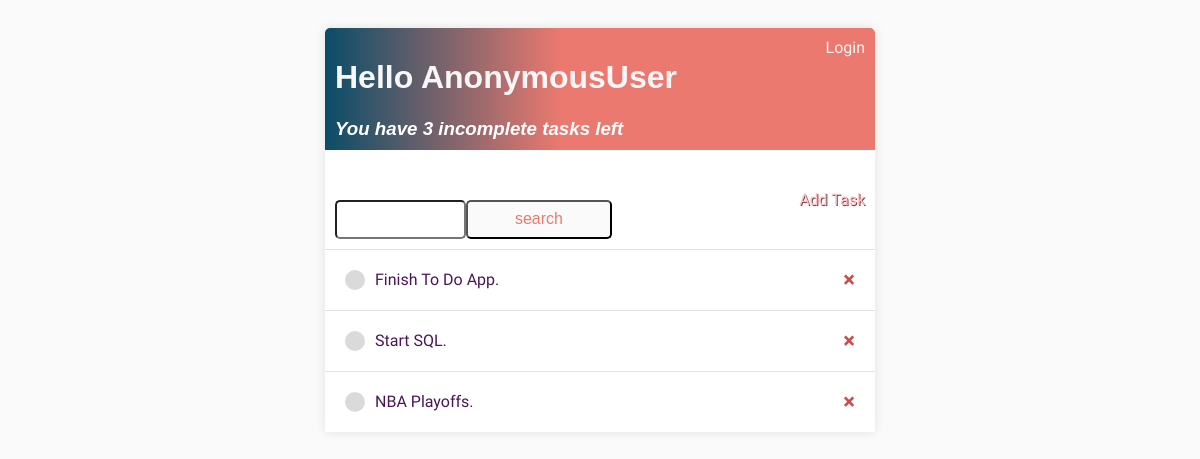
The page /search/ on the database as committed earlier.
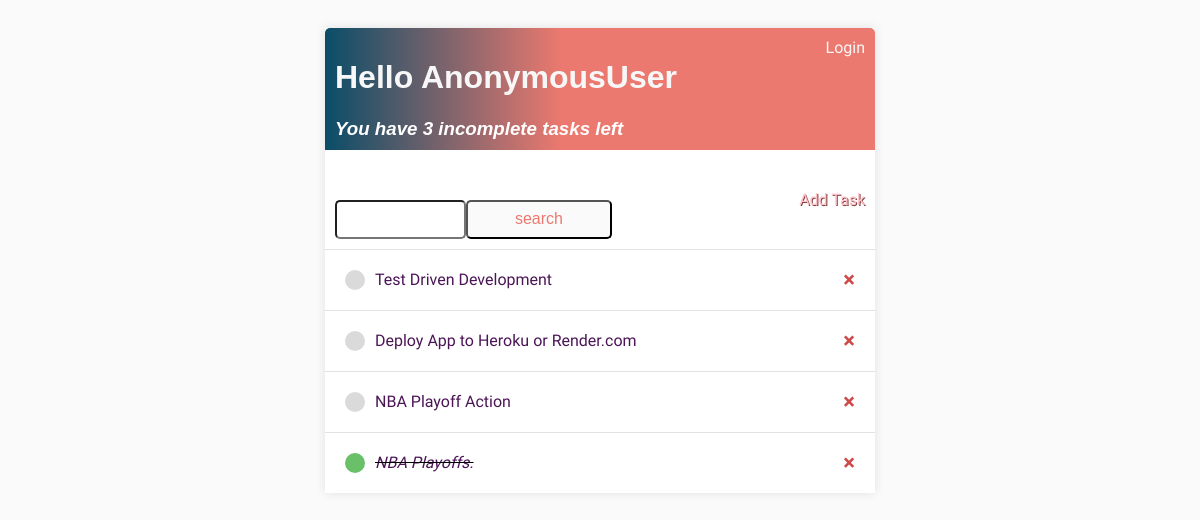
The same page on the database as committed later.
### TaskPro/models.py (models this page shows)
class Task(models.Model):
    user = models.ForeignKey(User, on_delete=models.CASCADE, null=True)
    title = models.TextField(max_length=50)
    description = models.TextField()
    complete = models.BooleanField(default=False)
    created_at = models.DateTimeField(auto_now_add=True)
    due_date = models.DateField()
    def __str__(self):
        return self.title
    class Meta:
        ordering = ['complete']

### TaskPro/views.py (the view)
# urls.py: path('search/', views.search, name='search'),
def search(request):
    search_parameter = request.GET.get('q') if request.GET.get('q') is not None else ''
    tasks = Task.objects.filter(
        Q(title__icontains=search_parameter)
    )
    incomplete_task_count = Task.objects.filter(complete=False).count()
    context = {'tasks': tasks, 'search_parameter': search_parameter, 'incomplete_task_count' : incomplete_task_count}
    return render(request, 'TaskPro/task_list.html', context=context)

### TaskPro/templates/TaskPro/task_list.html (shortened to what this page needs)
{%  extends 'main.html' %}
{% block content %}
    <div class="header">
        <div>
            <h1><a href="{% url 'task-list' %}">Hello {{ request.user }}</a></h1>
            <h3 style="margin:0;"><i>You have {{ incomplete_task_count }} incomplete task{{ incomplete_task_count|pluralize:"s" }}
                left</i></h3>
        </div>
    {% if request.user.is_authenticated %}
        <a href="{% url 'logout' %}">Logout</a>
    {% else %}
        <a href="{% url 'login' %}">Login</a>
    {% endif %}
    </div>
    <div id="search-form">
          <form action="{% url 'search' %}" style="margin-top:20px; display : flex;">
        <input type="text" name="q">
        <input class="button search-btn" type="submit" value="search">
    </form>
        <a class="add-task" href="{% url 'create-task' %}">Add Task</a>
    </div>
        <div class="task-item-wrapper">
              {% for task in tasks %}
            <div class="task-wrapper">
                {% if task.complete %}
                    <div class="task-title">
                        <div class="task-complete-icon"></div>
                            <i><s><a href="{% url 'edit-task' task.id %}">{{ task }}</a></s></i>
                    </div>
                <a class="delete-link" href="{% url 'delete-task' task.id %}">&#215</a>
                {% else %}
                     <div class="task-title">
                        <div class="task-incomplete-icon"></div>
                          <a href="{% url 'edit-task' task.id %}">{{ task }}</a>
                    </div>
                <a class="delete-link" href="{% url 'delete-task' task.id %}">&#215</a>
                {% endif %}
            </div>
            {% endfor %}
        </div>
{% endblock content %}

### TaskPro/templates/main.html (shortened to what this page needs)
<!DOCTYPE html>
<html lang="en">
<head>
    {% load static  %}
    <link rel="stylesheet" href="{% static 'css/style.css'  %}">
</head>
<body>
    <div class="container">
        {% block content %}{% endblock content  %}
</body>
</html>

### TaskPro/static/css/style.css (style rules this page uses)
body { background-color : #FAFAFA; font-family: 'Nunito Sans', sans-serif; padding-top : 20px; }
.container { max-width : 550px; margin : auto; background-color: #fff; box-shadow: 0px 0px 10px rgba(0, 0, 0, 0.1); -webkit-box-shadow: 0px 0px 10px rgba(0, 0, 0, 0.1); }
h1,h2,h3,h4,h5,h6 { font-family : 'Raleway', sans-serif; }
a,p { color: #4b5156; }
.header { display: flex; justify-content : space-between; color: #fff; padding: 10px; border-radius : 5px 5px 0 0; background: linear-gradient(90deg, #0A4D68 0%, #EB796F 43%, #EB796F 100%); }
.header a { color : rgb(247, 247, 247); text-decoration : none; }
.task-wrapper { display : flex; align-items: center; justify-content : space-between; padding: 20px; background-color: #fff; border-top : 1px solid rgb(226, 226, 226); }
.task-title { display : flex; }
.task-title a { text-decoration : none; color : #4b1556; margin-left : 10px; }
.task-complete-icon { height : 20px; width : 20px; background-color : rgb(105, 192, 105); border-radius : 50%; }
.task-incomplete-icon { height : 20px; width : 20px; background-color : rgb(218, 218, 218); border-radius : 50%; }
.delete-link { text-decoration : none; font-weight : 900; color : #cf4949; font-size : 22px; line-height : 0; }
#search-form { display : flex; justify-content : space-between; align-items : center; padding : 10px; }
.add-task { color : #FFC0CB; text-decoration : none; text-shadow : 1px 1px #81413b; }
input[type=text], input[type=password], textarea { border : 1px solid # EB796F; border-radius : 5px; padding : 10px; width : 90%; margin-top: 20px; max-width: 300px; box-sizing: border-box; }
.button { border : 1px solid # EB796F; background-color : #FAFAFA; color : #EB796F; padding : 10px; font-size : 14px; border-radius : 5px; cursor : pointer; text-decoration : none; }
.search-btn { display: block; margin-top: 20px; padding: 6px 12px; font-size: 16px; border-radius: 5px; width: 100%; max-width: 300px; box-sizing: border-box; }

Rows that differ between the two databases and show on the page:
removed Task: title "Finish To Do App."
removed Task: title "Start SQL."
added Task: title "Test Driven Development"
added Task: title "Deploy App to Heroku or Render.com"
added Task: title "NBA Playoff Action"
changed Task "NBA Playoffs.": complete False → True (drawn)
